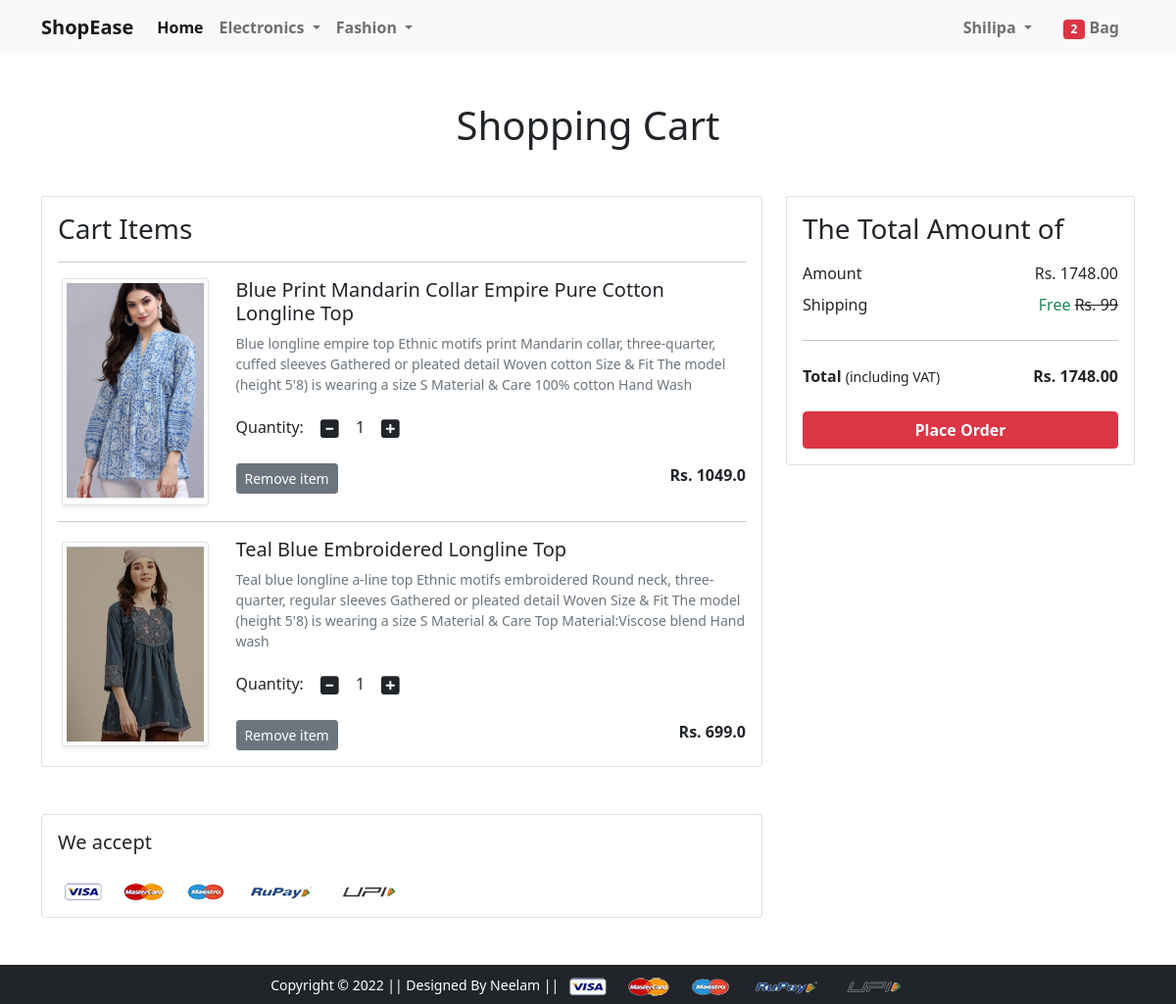
Page /cart/ (signed in) on the committed database.
### app/models.py (models this page shows, shortened)
class Cart(models.Model):
    user=models.ForeignKey(User,on_delete=models.CASCADE)
    product=models.ForeignKey(Product,on_delete=models.CASCADE)
    quantity=models.PositiveIntegerField(default=1)

class Product(models.Model):
    title=models.CharField(max_length=200)
    selling_price=models.FloatField()
    discounted_price=models.FloatField()
    description=models.TextField()
    brand=models.CharField(max_length=200)
    category=models.CharField(choices=CATEGORY_CHOICES,max_length=2)
    product_image=models.ImageField(upload_to="productimg")

### app/views.py (the view)
# urls.py: path('cart/', views.show_cart, name='showcart'),
@login_required
def show_cart(request):
	totalitem = 0
	if request.user.is_authenticated:
		c = Cart.objects.filter( user=request.user)
		a = len(Cart.objects.filter(user=request.user))
		b=0
		for i in c:
			b+=i.quantity
		totalitem=b
		user = request.user
		cart = Cart.objects.filter(user=user)
		amount = 0.0
		shipping_amount = 0.0
		totalamount=0.0
		cart_product = [p for p in Cart.objects.all() if p.user == request.user]
		if cart_product:
			for p in cart_product:
				tempamount = (p.quantity * p.product.discounted_price)
				amount += tempamount
				totalamount = amount+shipping_amount
			return render(request, 'app/addtocart.html',{"carts":cart,'amount':amount, 'totalamount':totalamount,'totalitem':totalitem})
		else:
			return render(request, 'app/emptycart.html',{'totalitem':totalitem})
	else:
			return render(request, 'app/emptycart.html', {'totalitem':totalitem})

### app/templates/app/addtocart.html (shortened to what this page needs)
{% extends 'app/base.html' %}
{% load static %}
{% block main-content %}
<div class="container my-5">
 <div class="row">
  <h1 class="text-center mb-5">Shopping Cart</h1>
  <div class="col-sm-8">
  <div class="card">
   <div class="card-body">
    <h3>Cart Items</h3>
    {% for cart in carts %}
    <hr>
    <div class="row">
     <div class="col-sm-3 text-center align-self-center"><img src="{{cart.product.product_image.url}}" alt="" srcset="" class="img-fluid img-thumbnail shadow-sm" height="150" width="150"> </div>
     <div class="col-sm-9">
      <div>
       <h5>{{cart.product.title}}</h5>
       <p class="mb-2 text-muted small">{{cart.product.description}}</p>
       <div class="my-3">
        <label for="quantity">Quantity:</label>
        <a class="minus-cart btn" pid="{{cart.product.id}}"><i class="fas fa-minus-square fa-lg"></i></a>
          <span id="quantity">{{cart.quantity}}</span>
        <a class="plus-cart btn" pid="{{cart.product.id}}"><i class="fas fa-plus-square fa-lg"></i></a>
       </div>
       <div class="d-flex justify-content-between">
        <a class="btn btn-sm btn-secondary mr-3 remove-cart" pid={{cart.product.id}}>Remove item </a>
        <p class="mb-0"><span><strong>Rs. {{cart.product.discounted_price}}</strong></span></p>
       </div>
      </div>
     </div>
    </div>
    {% endfor %}
   </div>
   </div>
  </div>
  <div class="col-sm-4">
   <div class="card">
    <div class="card-body">
      <h3>The Total Amount of</h3>
      <ul class="list-group">
       <li class="list-group-item d-flex justify-content-between align-items-center border-0 px-0 pb-0">Amount<span>Rs. <span id="amount">{{amount|floatformat:2}}</span> </span></li>
       <li class="list-group-item d-flex justify-content-between align-items-center border-0 px-0">Shipping<span class="text-success">Free <span class="text-dark text-decoration-line-through">Rs. 99</span> </li>
       <hr>
       <li class="list-group-item d-flex justify-content-between align-items-center border-0 px-0 mb-3">
        <div>
           <strong>Total</strong> <small>(including VAT)</small>
         </div>
         <span><strong>Rs. </strong><strong id="totalamount"> {{totalamount|floatformat:2}}</strong></span>
       </li>
      </ul>
      <div class="d-grid"><a href="{% url 'checkout' %}" class="btn btn-danger fw-bold">Place Order</a></div>
    </div>
   </div>
  </div>
 </div>
</div>
<div class="container">
 <div class="row">
  <div class="col-sm-8">
   <div class="card">
    <div class="card-body">
      <h5 class="mb-4">We accept</h5>
      <img src="{% static 'app/images/payment.png' %}" alt="" class="img-fluid">
    </div>
  </div>
  </div>
 </div>
</div>
{% endblock main-content %}

### app/templates/app/base.html (shortened to what this page needs)
<!DOCTYPE html>
{% load static %}
<html lang="en">
<head>
  <link href="https://cdn.jsdelivr.net/npm/bootstrap@5.0.0-beta1/dist/css/bootstrap.min.css" rel="stylesheet"
 />
  <link rel="stylesheet" href="{% static 'app/css/owl.carousel.min.css' %}" />
  <link rel="stylesheet" href="{% static 'app/css/all.min.css' %}" />
  <link rel="stylesheet" href="{% static 'app/css/style.css' %}" />
</head>
<body>
  <nav class="navbar navbar-expand-lg navbar-light bg-light">
    <div class="container">
      <a class="navbar-brand" href="/"><b>ShopEase</b></a>
      <div class="collapse navbar-collapse" id="navbarSupportedContent">
        <ul class="navbar-nav me-auto mb-2 mb-lg-0">
          <li class="nav-item">
            <a class="nav-link active" aria-current="page" href="/"><b>Home</b></a>
          </li>
          <li class="nav-item dropdown">
            <a class="nav-link dropdown-toggle text-black-100" href="#" id="electronicsDropdown" role="button"
              data-bs-toggle="dropdown" aria-expanded="false">
              <b>Electronics</b>
            </a>
          </li>
          <li class="nav-item dropdown">
            <a class="nav-link dropdown-toggle text-black-100" href="#" id="fashionDropdown" role="button"
              data-bs-toggle="dropdown" aria-expanded="false">
              <b>Fashion</b>
            </a>
          </li>
        </ul>
        <div>
          <ul class="navbar-nav me-auto mb-2 mb-lg-0">
            {% if request.user.is_authenticated %}
            <li class="nav-item dropdown mx-2">
              <a class="nav-link dropdown-toggle text-black-100" href="#" id="profileDropdown" role="button"
                data-bs-toggle="dropdown" aria-expanded="false">
                <b>{{request.user.username|capfirst}}</b>
              </a>
            </li>
            <li class="nav-item mx-2">
              <a href="{% url 'showcart' %}" class="nav-link text-black-100" ><span class="badge bg-danger" id="ba1">{{totalitem}}</span> <b>Bag</b>
              </a>
            </li>
            {% endif %}
          </ul>
        </div>
      </div>
    </div>
  </nav>
   {% block main-content %} {% endblock main-content %}
  <footer class="container-fluid bg-dark text-center p-2 mt-5">
    <small class="text-white">Copyright &copy; 2022 || Designed By Neelam ||
    </small>
    <img src="{% static 'app/images/payment.png' %}" alt="" srcset="" class="img-fluid" height="2px" />
  </footer>
</body>
</html>

### rows in the picture
Cart: product.product_image (picture), product "Blue Print Mandarin Collar Empire Pure Cotton Longline Top", product.description "Blue longline empire top Ethnic motifs print Mandarin collar, three-quarter, cuffed sleeves Gathered or pleated detail Woven cotton Size & Fit The model (height 5'8) is wearing a size S Material & Care 100% cotton Hand Wash", quantity "1", product.discounted_price "1049.0"
Cart: product.product_image (picture), product "Teal Blue Embroidered Longline Top", product.description "Teal blue longline a-line top Ethnic motifs embroidered Round neck, three-quarter, regular sleeves Gathered or pleated detail Woven Size & Fit The model (height 5'8) is wearing a size S Material & Care Top Material:Viscose blend Hand wash", quantity "1", product.discounted_price "699.0"

### other values in the picture
{{ request.user.username|capfirst }} "Shilipa"
{{ totalitem }} "2"
{{ amount|floatformat:2 }} "1748.00"
{{ totalamount|floatformat:2 }} "1748.00"
